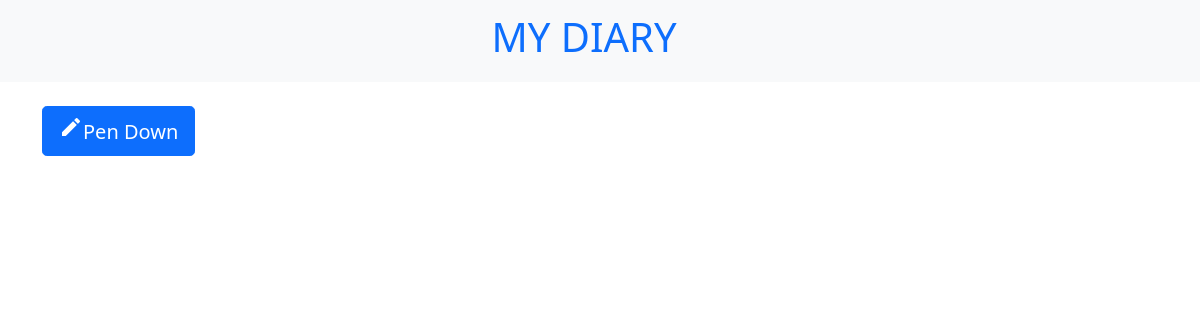
/, run on an earlier commit of the app's database.
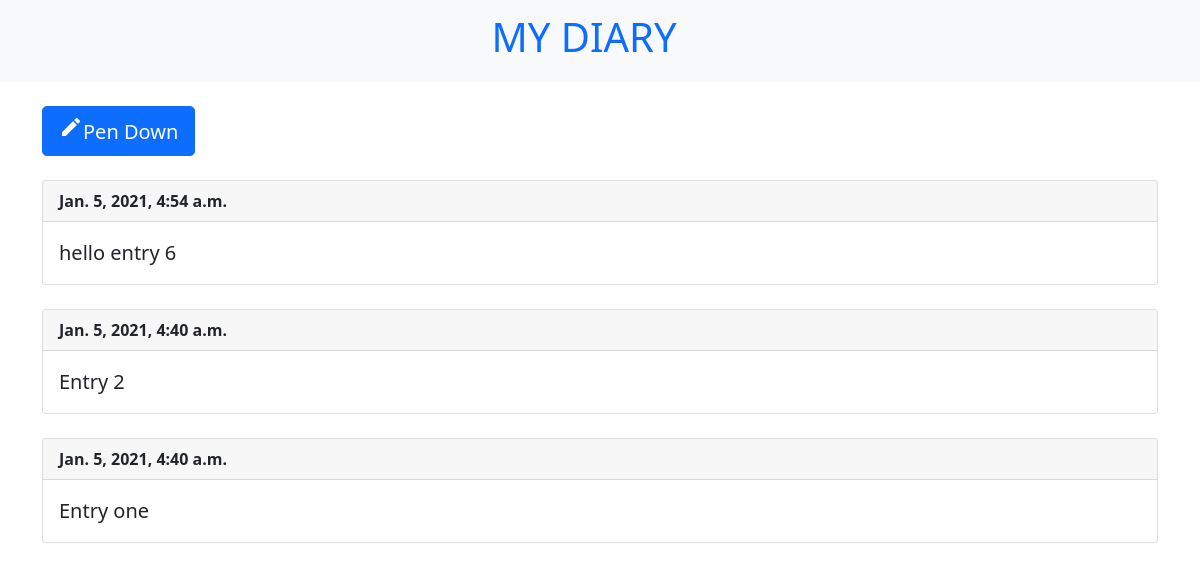
And on a later commit of the database.
### entries/models.py (models this page shows, shortened)
class Entry(models.Model):
    text = models.TextField()
    date_posted = models.DateTimeField(auto_now_add=True)
    class Meta:
        verbose_name_plural = 'Entries'

### entries/views.py (the view)
# urls.py: path('',views.index ,name='home'),
def index(request):
    entries = Entry.objects.order_by('-date_posted')
    context = {'entries':entries}
    return render(request,'entries/index.html',context)

### entries/templates/entries/index.html (shortened to what this page needs)
<!doctype html>
<html lang="en">
<head>
    <link href="https://cdn.jsdelivr.net/npm/bootstrap@5.0.0-beta1/dist/css/bootstrap.min.css" rel="stylesheet"
>
</head>
<body>
    <nav class="navbar bg-light">
        <div class="container-fluid justify-content-center">
            <a class="navbar-brand" href="{% url 'home'%}"><h1>MY DIARY<h1></a>
        </div>
    </nav>
    <br>
    <div class="container">
        <a class="btn btn-primary btn-lg" href="{% url 'add' %}"><span class="material-icons">create
</span>Pen Down</a>
        <br>
        <br>
        {% for entry in entries %}
        <div class="card">
            <div class="card-header">
                <strong>{{ entry.date_posted }} </strong>
            </div>
            <div class="card-body">
                <blockquote class="blockquote mb-0">
                    <p>{{ entry.text }}</p>
                </blockquote>
            </div>
        </div>
        <br>
        {% endfor %}
    </div>
</body>
</html>

What changed in the data, as far as the page shows it:
added Entry: date_posted "Jan. 5, 2021, 4:54 a.m.", text "hello entry 6"
added Entry: date_posted "Jan. 5, 2021, 4:40 a.m.", text "Entry 2"
added Entry: date_posted "Jan. 5, 2021, 4:40 a.m.", text "Entry one"
